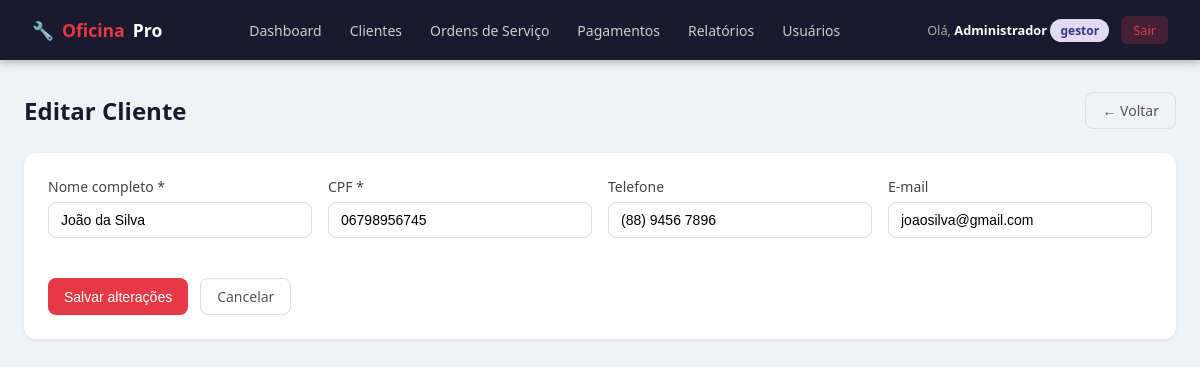
Page /clientes/1/editar (signed in) on the committed database.
### app.py (models this page shows)
class Cliente(db.Model):
    id = db.Column(db.Integer, primary_key=True)
    nome = db.Column(db.String(100), nullable=False)
    cpf = db.Column(db.String(14), unique=True, nullable=False)
    telefone = db.Column(db.String(20))
    email = db.Column(db.String(100))
    criado_em = db.Column(db.DateTime, default=agora)
    veiculos = db.relationship('Veiculo', backref='cliente', lazy=True)

### app.py (the view, shortened to what this page needs)
@app.route('/clientes/<int:id>/editar', methods=['GET', 'POST'])
@login_required
def editar_cliente(id):
    c = Cliente.query.get_or_404(id)
    return render_template('cliente_form.html', cliente=c)

### app.py (called while the page is built)
def login_required(f):
    from functools import wraps
    @wraps(f)
    def decorated(*args, **kwargs):
        if 'usuario_id' not in session:
            return redirect(url_for('login'))
        return f(*args, **kwargs)
    return decorated

### templates/cliente_form.html (shortened to what this page needs)
{% extends 'base.html' %}
{% block content %}
<div class="page-header">
  <h1 class="page-title">{{ 'Editar Cliente' if cliente else 'Novo Cliente' }}</h1>
  <a href="{{ url_for('clientes') }}" class="btn btn-outline">← Voltar</a>
</div>
<div class="card">
  <form method="POST">
    <div class="form-grid">
      <div class="form-group">
        <label>Nome completo *</label>
        <input type="text" name="nome" class="form-control" value="{{ cliente.nome if cliente else '' }}" required>
      </div>
      <div class="form-group">
        <label>CPF *</label>
        <input type="text" name="cpf" class="form-control" value="{{ cliente.cpf if cliente else '' }}" placeholder="000.000.000-00" required>
      </div>
      <div class="form-group">
        <label>Telefone</label>
        <input type="text" name="telefone" class="form-control" value="{{ cliente.telefone if cliente else '' }}" placeholder="(00) 00000-0000">
      </div>
      <div class="form-group">
        <label>E-mail</label>
        <input type="email" name="email" class="form-control" value="{{ cliente.email if cliente else '' }}">
      </div>
    </div>
    <div class="form-actions">
      <button type="submit" class="btn btn-primary">{{ 'Salvar alterações' if cliente else 'Cadastrar cliente' }}</button>
      <a href="{{ url_for('clientes') }}" class="btn btn-outline">Cancelar</a>
    </div>
  </form>
</div>
{% endblock %}

### templates/base.html (style rules this page uses)
* { box-sizing: border-box; margin: 0; padding: 0; }
body { font-family: 'Segoe UI', sans-serif; background: #f0f2f5; color: #1a1a2e; min-height: 100vh; }
.page-header { display: flex; align-items: center; justify-content: space-between; margin-bottom: 1.5rem; }
.page-title { font-size: 1.5rem; font-weight: 700; color: #1a1a2e; }
.card { background: #fff; border-radius: 12px; box-shadow: 0 1px 4px rgba(0,0,0,.08); padding: 1.5rem; margin-bottom: 1rem; }
.btn { display: inline-flex; align-items: center; gap: 6px; padding: 8px 16px; border-radius: 8px; border: none; cursor: pointer; font-size: .875rem; font-weight: 500; text-decoration: none; transition: all .2s; }
.btn-primary { background: #e63946; color: #fff; }
.btn-outline { background: transparent; border: 1.5px solid #ddd; color: #555; }
.form-group { margin-bottom: 1rem; }
.form-group label { display: block; font-size: .875rem; font-weight: 500; color: #444; margin-bottom: 6px; }
.form-control { width: 100%; padding: 9px 12px; border: 1.5px solid #ddd; border-radius: 8px; font-size: .875rem; transition: border .2s; outline: none; }
.form-grid { display: grid; grid-template-columns: repeat(auto-fit, minmax(200px, 1fr)); gap: 1rem; }
.form-actions { display: flex; gap: .75rem; margin-top: 1.5rem; }

### rows in the picture
Cliente: nome "João da Silva", cpf "06798956745", telefone "(88) 9456 7896", email "joaosilva@gmail.com"

### other values in the picture
{{ session.nome }} "Administrador"
{{ session.perfil }} "gestor"
{{ 'Editar Cliente' if cliente else 'Novo Cliente' }} "Editar Cliente"
{{ 'Salvar alterações' if cliente else 'Cadastrar cliente' }} "Salvar alterações"
